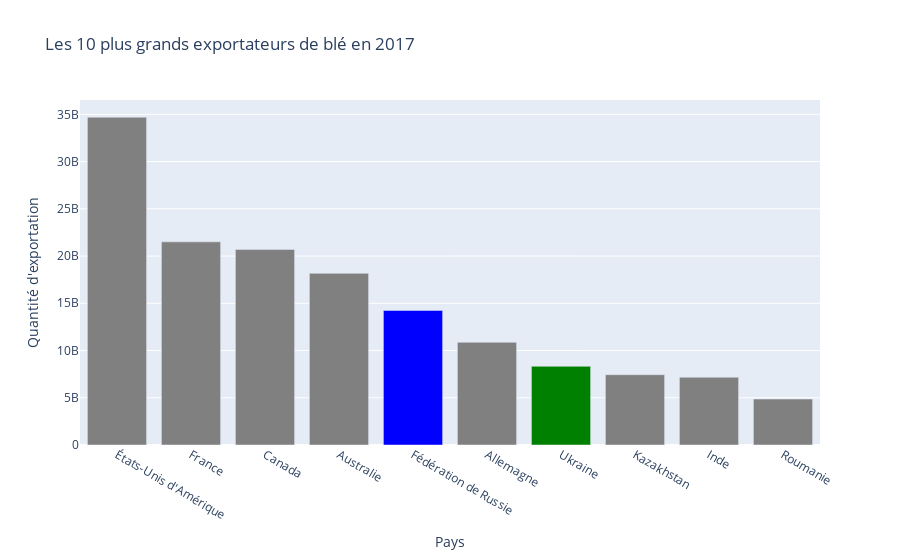

The code cell stored with this chart in its notebook:
### Code cell
import plotly.express as px
import pandas as pd

# Charger le DataFrame avec les données des exportations de blé par pays
data = {
    'Zone': ['États-Unis d\'Amérique', 'France', 'Canada', 'Australie', 'Fédération de Russie', 'Allemagne', 'Ukraine', 'Kazakhstan', 'Inde', 'Roumanie'],
    'Exportations - Quantité': [34691000000, 21502000000, 20704000000, 18171000000, 14243000000, 10870000000, 8331000000, 7442000000, 7168000000, 4866000000]
}

df = pd.DataFrame(data)

# Créer un graphique à barres
fig = px.bar(df, x='Zone', y='Exportations - Quantité', title='Les 10 plus grands exportateurs de blé en 2017')

# Personnaliser la couleur de la Russie et de l'Ukraine en utilisant color_discrete_map
fig.update_traces(marker=dict(color=['blue' if zone == 'Fédération de Russie' else 'green' if zone == 'Ukraine' else 'gray' for zone in df['Zone']]))

# Personnaliser le graphique (ajouter un titre et libellés d'axes)
fig.update_xaxes(title_text='Pays')
fig.update_yaxes(title_text='Quantité d\'exportation')

# Afficher le graphique
fig.show()

### Figure 1 — Plotly figure (JSON) as saved in the notebook; plotly's stock layout.template omitted (floating-point values rounded to 4 significant figures)
{"data": [{"alignmentgroup": "True", "hovertemplate": "Zone=%{x}<br>Exportations - Quantité=%{y}<extra></extra>", "legendgroup": "", "marker": {"color": ["gray", "gray", "gray", "gray", "blue", "gray", "green", "gray", "gray", "gray"], "pattern": {"shape": ""}}, "name": "", "offsetgroup": "", "orientation": "v", "showlegend": false, "textposition": "auto", "type": "bar", "x": ["États-Unis d'Amérique", "France", "Canada", "Australie", "Fédération de Russie", "Allemagne", "Ukraine", "Kazakhstan", "Inde", "Roumanie"], "xaxis": "x", "y": [34691000000, 21502000000, 20704000000, 18171000000, 14243000000, 10870000000, 8331000000, 7442000000, 7168000000, 4866000000], "yaxis": "y"}], "layout": {"autosize": true, "barmode": "relative", "legend": {"tracegroupgap": 0}, "title": {"text": "Les 10 plus grands exportateurs de blé en 2017"}, "xaxis": {"anchor": "y", "autorange": true, "domain": [0, 1], "range": [-0.5, 9.5], "title": {"text": "Pays"}, "type": "category"}, "yaxis": {"anchor": "x", "autorange": true, "domain": [0, 1], "range": [0, 36520000000.0], "title": {"text": "Quantité d'exportation"}, "type": "linear"}}}
